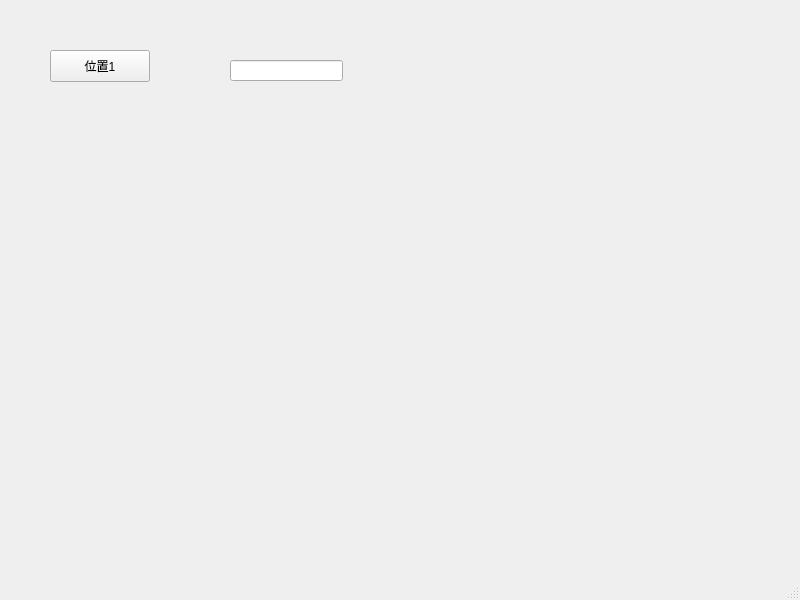
<?xml version="1.0" encoding="UTF-8"?>
<ui version="4.0">
 <class>MainWindow</class>
 <widget class="QMainWindow" name="MainWindow">
  <property name="geometry">
   <rect>
    <x>0</x>
    <y>0</y>
    <width>800</width>
    <height>600</height>
   </rect>
  </property>
  <property name="windowTitle">
   <string>MainWindow</string>
  </property>
  <widget class="QWidget" name="centralwidget">
   <widget class="QPushButton" name="pushButton">
    <property name="geometry">
     <rect>
      <x>50</x>
      <y>50</y>
      <width>100</width>
      <height>32</height>
     </rect>
    </property>
    <property name="text">
     <string>位置1</string>
    </property>
   </widget>
   <widget class="QLineEdit" name="lineEdit">
    <property name="geometry">
     <rect>
      <x>230</x>
      <y>60</y>
      <width>113</width>
      <height>21</height>
     </rect>
    </property>
   </widget>
  </widget>
  <widget class="QMenuBar" name="menubar">
   <property name="geometry">
    <rect>
     <x>0</x>
     <y>0</y>
     <width>800</width>
     <height>24</height>
    </rect>
   </property>
  </widget>
  <widget class="QStatusBar" name="statusbar"/>
 </widget>
 <resources/>
 <connections/>
</ui>
